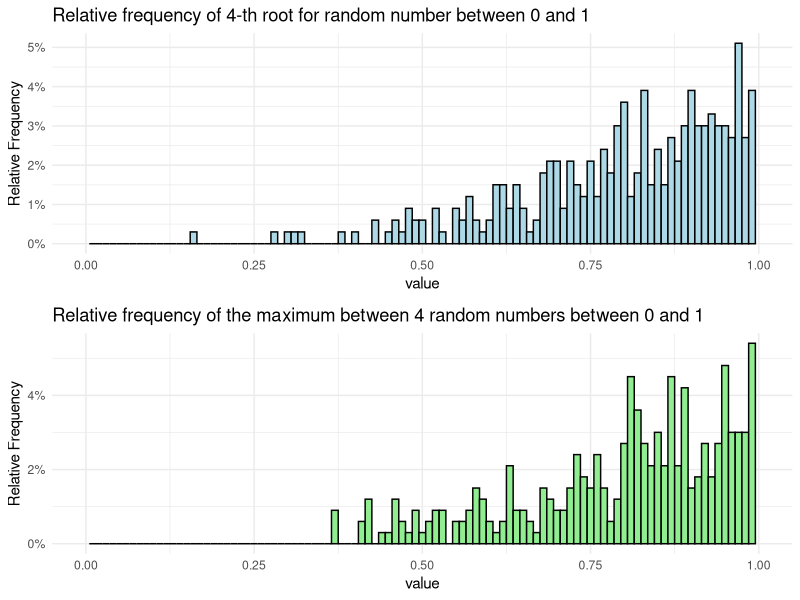
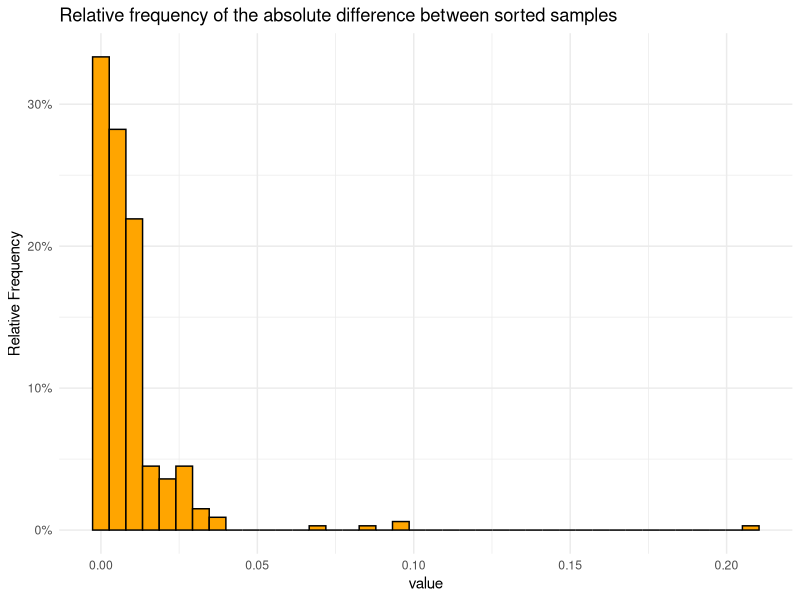

These charts were generated, in order, by the following R code:
set.seed(123)
library(tidyverse)
library(gridExtra)

# Set lenght and dimensions
l <- 333
d <- 4

# Generate random numbers and compute the n-th root
root_X <- as.data.frame(runif(l)^(1/d))
colnames(root_X) <- "value"

# Compute the max between n random generated numbers 
max_X <- as.data.frame(vector(length = l))
for (i in 1:l) {
  max_value <- max(sapply(1:d, function(j) runif(1))) 
  max_X[i, 1] <- max_value
}
colnames(max_X) <- "value"

# Create the histogram plot
p2 <- ggplot(max_X, aes(x = value)) + 
  geom_histogram(aes(y = after_stat(count/sum(count))), binwidth = 0.01, fill = "lightgreen", color = "black") + scale_y_continuous(labels = scales::percent) +
  labs(title = paste("Relative frequency of the maximum between ", d, " random numbers between 0 and 1", sep = ""), 
       y = "Relative Frequency") + xlim(0, 0.999999999) + theme_minimal()

p1 <- ggplot(root_X, aes(x = value)) + 
  geom_histogram(aes(y = after_stat(count/sum(count))), binwidth = 0.01, fill = "lightblue", color = "black") + scale_y_continuous(labels = scales::percent) +
  labs(title = paste("Relative frequency of ", d, "-th root for random number between 0 and 1", sep = ""), 
       y = "Relative Frequency") + xlim(0, 0.999999999) + theme_minimal()

grid.arrange(p1, p2, nrow = 2)

# Sort in ascending order the observations of the two DGPs and compute the squared difference between Ai and Bi

max_X_sorted <- max_X %>% arrange(value) 
root_X_sorted <- root_X %>% arrange(value)
abs_diff <- abs(max_X_sorted - root_X_sorted)
ggplot(abs_diff, aes(x = value)) + geom_histogram(aes(y = after_stat(count/sum(count))), bins = 40,  fill = "orange", color = "black") +
  scale_y_continuous(labels = scales::percent) + labs(title = paste("Relative frequency of the absolute difference between sorted samples"), 
       y = "Relative Frequency") + theme_minimal()

# Do these Data Generation Processes give the same frequency distribution?
# Let X be a random variable generated from a uniform distribution:
# X ~ Uniform(0, 1)
# Define two different cumulative probability distributions:
# a) P(X^(1/d) <= z) = z^d for d ∈ ℕ (natural numbers)
# b) P(max(X1, ..., Xd) <= z) = z^d for d ∈ ℕ (natural numbers)

# Perform the Wilcoxon rank-sum test to compare the two distributions:
# Null Hypothesis (H0): F_a(X) = F_b(X) for all x
test <- wilcox.test(max_X$value, root_X$value)
test
if (test$p.value < .05 ) {
  cat("Reject H0")
} else {
  cat("Fail to reject H0")
}

rm(list=ls())
cat("\014")
dev.off()
